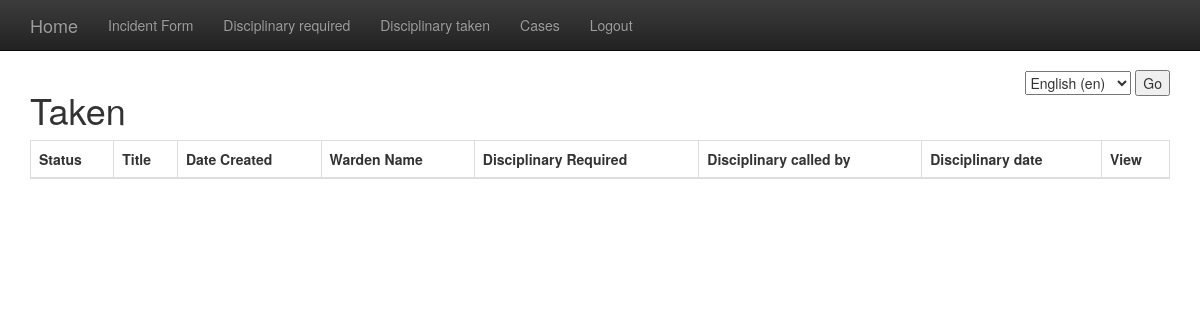
Before: /wardens/taken/ (signed in) with the older database file.
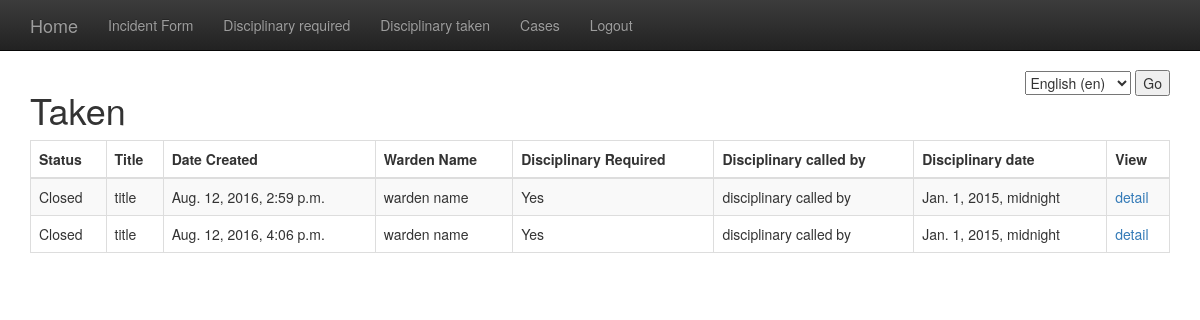
After: the same page with the newer database file.
### wardens/models.py (models this page shows)
class Incident(models.Model):       # all fields related to creating an incident report and/or viewing cases i.e closed
    title = models.CharField(_('title'), max_length=100)
    date_created = models.DateTimeField(auto_now_add=True)
    date_modified = models.DateTimeField(auto_now=True)
    warden_name = models.CharField(_('warden name'), max_length=150)
    senior_warden = models.CharField(_('senior warden'), max_length=150)
    site = models.ForeignKey(Site, related_name='incidents')
    halls = models.ForeignKey(Hall, related_name='incidents')
    incident_type = models.ForeignKey(IncidentType, related_name='incidents')
    ACTIVE = 'Active'
    CLOSED = 'Closed'
    CASE_STATUS = (
        (ACTIVE, 'Active'),
        (CLOSED, 'Closed'),
    )
    case_status = models.CharField(
        max_length=50,
        choices=CASE_STATUS,
        default=ACTIVE
    )
    description = models.TextField()
    notes_to = models.TextField(null=True, blank=True)
    notes_by = models.TextField(null=True, blank=True)
    YES = 'YES'
    NO = 'No'
    WARNING_ISSUED = (
        (YES, 'Yes'),
        (NO, 'No'),
    )
    warning_issued = models.CharField(
        null=True,
        max_length=50,
        choices=WARNING_ISSUED,
        default=YES
    )
    YES = 'Yes'
    NO = 'No'
    DISCIPLINARY_REQUIRED = (
        (YES, _('Yes')),
        (NO, _('No')),
    )
    disciplinary_required = models.CharField(
        null=True,
        max_length=50,
        choices=DISCIPLINARY_REQUIRED,
        default=YES
    )
    disciplinary_called_by = models.CharField(_('disciplinary called by'), max_length=150, null=True, blank=True)
    disciplinary_date = models.DateTimeField(_('disciplinary date'), null=True, blank=True)
    student = models.ForeignKey(Student, related_name='incidents')
    complainant = models.CharField(_('complainant'), max_length=500, null=True, blank=True)
    accomplices = models.CharField(_('accomplices'), max_length=500, null=True, blank=True)
    witnesses = models.CharField(_('witnesses'), max_length=500, null=True, blank=True)

### wardens/views.py (the view)
@login_required
def taken(request):
    results = Incident.objects.filter(disciplinary_required='Yes', case_status='Closed')
    print results
    return render(request, "wardens/taken.html", {"results": results})

### wardens/templates/wardens/taken.html (shortened to what this page needs)
{%  extends 'wardens/base.html' %}
{% load i18n %}
{% block content %}
    <h1> {% trans ' Taken' %}</h1>
 <table id="example" class="table table-striped table-bordered" cellspacing="0" width="100%">
    <thead>
        <tr>
        <th> {% trans 'Status' %} </td>
        <th> {% trans 'Title' %}  </th>
        <th> {% trans 'Date Created' %} </th>
        <th> {% trans 'Warden Name'%}</th>
        <th> {% trans 'Disciplinary Required' %}</th>
        <th> {% trans 'Disciplinary called by' %}</th>
        <th> {% trans 'Disciplinary date' %}</th>
        <th> {% trans 'View' %}</th>
    </tr>
    </thead>
    <tbody>
        {% for item in results %}
    <tr>
    <td>{{ item.case_status }}</td>
    <td>{{ item.title }}</td>
    <td>{{ item.date_created }}</td>
    <td>{{ item.warden_name }}</td>
    <td>{{ item.disciplinary_required }}</td>
    <td>{{ item.disciplinary_called_by }}</td>
    <td>{{ item.disciplinary_date }}</td>
    <td><a href="{% url 'detail' item.pk  %}"> {% trans 'detail' %}</a></td>
    </tr>
    {% endfor %}
    </tbody>
    </table>
{% endblock %}

Changed rows visible on the page:
added Incident: case_status "Closed", title "title", date_created "Aug. 12, 2016, 2:59 p.m.", warden_name "warden name", disciplinary_required "Yes", disciplinary_called_by "disciplinary called by", disciplinary_date "Jan. 1, 2015, midnight"
added Incident: case_status "Closed", title "title", date_created "Aug. 12, 2016, 4:06 p.m.", warden_name "warden name", disciplinary_required "Yes", disciplinary_called_by "disciplinary called by", disciplinary_date "Jan. 1, 2015, midnight"
